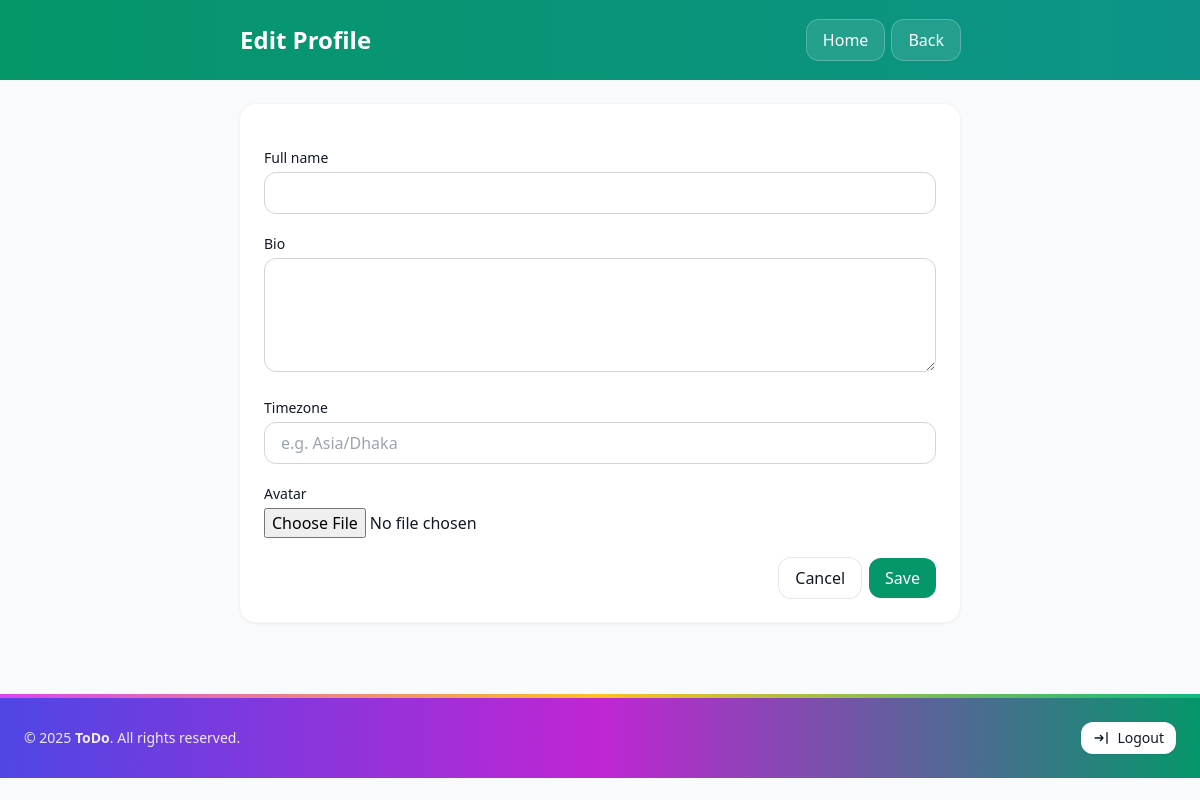
Before: /accounts/profile/edit/ (signed in) with the older database file.
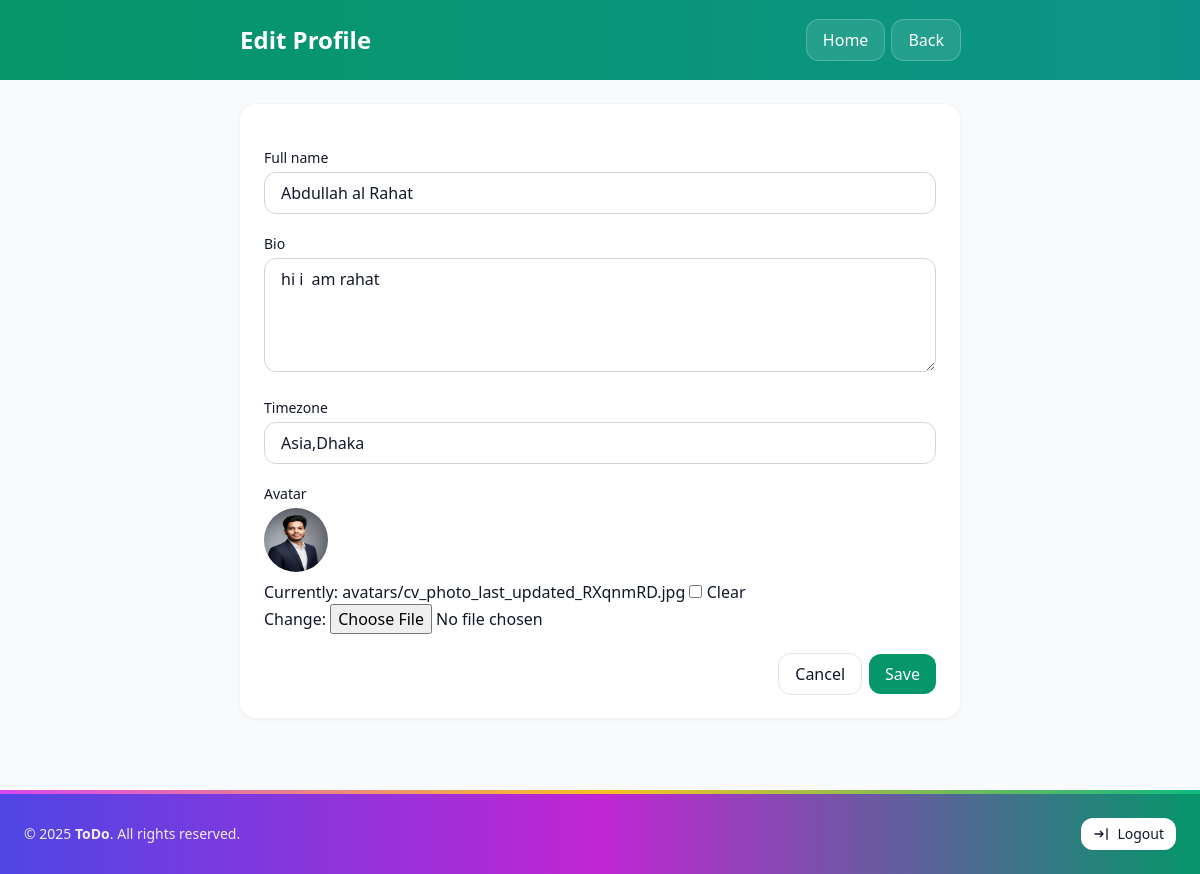
After: the same page with the newer database file.
### accounts/models.py (models this page shows, shortened)
class Profile(models.Model):
    user = models.OneToOneField(User, on_delete=models.CASCADE, related_name="profile")
    full_name = models.CharField(max_length=120, blank=True)
    bio = models.TextField(blank=True)
    avatar = models.ImageField(upload_to="avatars/", blank=True, null=True)
    timezone = models.CharField(max_length=64, blank=True)

### accounts/views.py (the view)
# urls.py: path("profile/edit/", profile_edit, name="profile_edit"),
@login_required
@require_http_methods(["GET", "POST"])
def profile_edit(request):
    profile = getattr(request.user, "profile", None)
    if profile is None:
        from .models import Profile
        profile, _ = Profile.objects.get_or_create(user=request.user)
    if request.method == "POST":
        form = ProfileForm(request.POST, request.FILES, instance=profile)
        if form.is_valid():
            form.save()
            messages.success(request, "Profile updated.")
            return redirect("accounts:profile")
    else:
        form = ProfileForm(instance=profile)
    return render(request, "accounts/profile_form.html", {"form": form})

### accounts/forms.py
class ProfileForm(forms.ModelForm):
    class Meta:
        model = Profile
        fields = ["full_name", "bio", "avatar", "timezone"]
        widgets = {
            "full_name": forms.TextInput(attrs={"class": "w-full rounded-xl border border-gray-300 px-4 py-2"}),
            "bio": forms.Textarea(attrs={"class": "w-full rounded-xl border border-gray-300 px-4 py-2", "rows": 4}),
            "timezone": forms.TextInput(attrs={"class": "w-full rounded-xl border border-gray-300 px-4 py-2", "placeholder": "e.g. Asia/Dhaka"}),
        }

### accounts/context_processors.py (called while the page is built)
def ensure_profile(request) -> Dict:
    profile = None
    user = getattr(request, 'user', None)
    if user and user.is_authenticated:
        from .models import Profile
        profile, _ = Profile.objects.get_or_create(user=user)
        is_admin = user.is_superuser or user.groups.filter(name="admin").exists()
    else:
        is_admin = False
    return {"profile": profile, "is_admin": is_admin}

### accounts/templates/accounts/profile_form.html (shortened to what this page needs)
{% load static %}
<!doctype html>
<html>
<head>
  <script src="https://cdn.tailwindcss.com"></script>
</head>
<body class="bg-gray-50 text-gray-900">
  <div class="bg-gradient-to-r from-emerald-600 to-teal-600 text-white">
    <div class="max-w-3xl mx-auto px-6 py-5 flex items-center justify-between">
      <h1 class="text-xl sm:text-2xl font-semibold">Edit Profile</h1>
      <div class="flex items-center gap-2">
        {% if is_admin %}
          <a href="{% url 'accounts:dashboard' %}" class="rounded-xl px-4 py-2 bg-white/10 hover:bg-white/20 ring-1 ring-white/30">Home</a>
        {% else %}
          <a href="{% url 'tasks:task_list' %}" class="rounded-xl px-4 py-2 bg-white/10 hover:bg-white/20 ring-1 ring-white/30">Home</a>
        {% endif %}
        <a href="{% url 'accounts:profile' %}" class="rounded-xl px-4 py-2 bg-white/10 hover:bg-white/20 ring-1 ring-white/30">Back</a>
      </div>
    </div>
  </div>
  <main class="max-w-3xl mx-auto px-6 py-6">
    <form method="post" enctype="multipart/form-data" class="bg-white rounded-2xl shadow ring-1 ring-gray-100 p-6 space-y-5">
      <div>
        <label class="block text-sm font-medium mb-1">Full name</label>
        {{ form.full_name }}
      </div>
      <div>
        <label class="block text-sm font-medium mb-1">Bio</label>
        {{ form.bio }}
      </div>
      <div>
        <label class="block text-sm font-medium mb-1">Timezone</label>
        {{ form.timezone }}
      </div>
      <div>
        <label class="block text-sm font-medium mb-1">Avatar</label>
        {% if profile and profile.avatar %}
          <img src="{{ profile.avatar.url }}" alt="avatar" class="h-16 w-16 rounded-full mb-2">
        {% endif %}
        {{ form.avatar }}
      </div>
      <div class="flex justify-end gap-2">
        <a href="{% url 'accounts:profile' %}" class="px-4 py-2 rounded-xl ring-1 ring-gray-200 bg-white">Cancel</a>
        <button class="px-4 py-2 rounded-xl bg-emerald-600 text-white hover:bg-emerald-700">Save</button>
      </div>
    </form>
  </main>
  {% include 'includes/footer.html' %}
</body>
</html>

Changed rows visible on the page:
changed Profile: full_name (not shown) → "Abdullah al Rahat"; bio (not shown) → "hi i am rahat"; timezone (not shown) → "Asia,Dhaka"; avatar: picture added
Other visible differences:
form field avatar: (not shown) → "☐"
text now shown: "Currently: avatars/cv_photo_last_updated_RXqnmRD.jpg Clear Change:"
